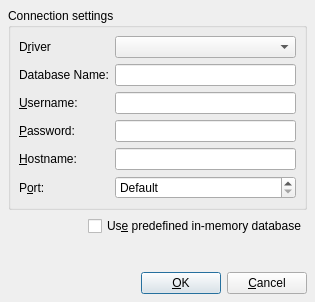
<?xml version="1.0" encoding="UTF-8"?>
<ui version="4.0">
 <class>QSqlConnectionDialogUi</class>
 <widget class="QDialog" name="QSqlConnectionDialogUi">
  <property name="geometry">
   <rect>
    <x>0</x>
    <y>0</y>
    <width>315</width>
    <height>302</height>
   </rect>
  </property>
  <property name="windowTitle">
   <string>Connect...</string>
  </property>
  <layout class="QVBoxLayout">
   <property name="spacing">
    <number>6</number>
   </property>
   <property name="leftMargin">
    <number>8</number>
   </property>
   <property name="topMargin">
    <number>8</number>
   </property>
   <property name="rightMargin">
    <number>8</number>
   </property>
   <property name="bottomMargin">
    <number>8</number>
   </property>
   <item>
    <widget class="QGroupBox" name="connGroupBox">
     <property name="title">
      <string>Connection settings</string>
     </property>
     <layout class="QGridLayout">
      <property name="leftMargin">
       <number>8</number>
      </property>
      <property name="topMargin">
       <number>8</number>
      </property>
      <property name="rightMargin">
       <number>8</number>
      </property>
      <property name="bottomMargin">
       <number>8</number>
      </property>
      <property name="spacing">
       <number>6</number>
      </property>
      <item row="0" column="1">
       <widget class="QComboBox" name="comboDriver"/>
      </item>
      <item row="2" column="0">
       <widget class="QLabel" name="textLabel4">
        <property name="text">
         <string>&amp;Username:</string>
        </property>
        <property name="buddy">
         <cstring>editUsername</cstring>
        </property>
       </widget>
      </item>
      <item row="0" column="0">
       <widget class="QLabel" name="textLabel2">
        <property name="text">
         <string>D&amp;river</string>
        </property>
        <property name="buddy">
         <cstring>comboDriver</cstring>
        </property>
       </widget>
      </item>
      <item row="1" column="1">
       <widget class="QLineEdit" name="editDatabase"/>
      </item>
      <item row="5" column="1">
       <widget class="QSpinBox" name="portSpinBox">
        <property name="specialValueText">
         <string>Default</string>
        </property>
        <property name="minimum">
         <number>-1</number>
        </property>
        <property name="maximum">
         <number>65535</number>
        </property>
        <property name="value">
         <number>-1</number>
        </property>
       </widget>
      </item>
      <item row="1" column="0">
       <widget class="QLabel" name="textLabel3">
        <property name="text">
         <string>Database Name:</string>
        </property>
        <property name="buddy">
         <cstring>editDatabase</cstring>
        </property>
       </widget>
      </item>
      <item row="3" column="1">
       <widget class="QLineEdit" name="editPassword">
        <property name="echoMode">
         <enum>QLineEdit::Password</enum>
        </property>
       </widget>
      </item>
      <item row="2" column="1">
       <widget class="QLineEdit" name="editUsername"/>
      </item>
      <item row="4" column="1">
       <widget class="QLineEdit" name="editHostname"/>
      </item>
      <item row="4" column="0">
       <widget class="QLabel" name="textLabel5">
        <property name="text">
         <string>&amp;Hostname:</string>
        </property>
        <property name="buddy">
         <cstring>editHostname</cstring>
        </property>
       </widget>
      </item>
      <item row="5" column="0">
       <widget class="QLabel" name="textLabel5_2">
        <property name="text">
         <string>P&amp;ort:</string>
        </property>
        <property name="buddy">
         <cstring>portSpinBox</cstring>
        </property>
       </widget>
      </item>
      <item row="3" column="0">
       <widget class="QLabel" name="textLabel4_2">
        <property name="text">
         <string>&amp;Password:</string>
        </property>
        <property name="buddy">
         <cstring>editPassword</cstring>
        </property>
       </widget>
      </item>
     </layout>
    </widget>
   </item>
   <item>
    <layout class="QHBoxLayout">
     <property name="spacing">
      <number>6</number>
     </property>
     <property name="leftMargin">
      <number>0</number>
     </property>
     <property name="topMargin">
      <number>0</number>
     </property>
     <property name="rightMargin">
      <number>0</number>
     </property>
     <property name="bottomMargin">
      <number>0</number>
     </property>
     <item>
      <spacer>
       <property name="orientation">
        <enum>Qt::Horizontal</enum>
       </property>
       <property name="sizeHint" stdset="0">
        <size>
         <width>40</width>
         <height>20</height>
        </size>
       </property>
      </spacer>
     </item>
     <item>
      <widget class="QCheckBox" name="dbCheckBox">
       <property name="text">
        <string>Us&amp;e predefined in-memory database</string>
       </property>
      </widget>
     </item>
    </layout>
   </item>
   <item>
    <spacer name="verticalSpacer">
     <property name="orientation">
      <enum>Qt::Vertical</enum>
     </property>
     <property name="sizeHint" stdset="0">
      <size>
       <width>20</width>
       <height>40</height>
      </size>
     </property>
    </spacer>
   </item>
   <item>
    <layout class="QHBoxLayout">
     <property name="spacing">
      <number>6</number>
     </property>
     <property name="leftMargin">
      <number>0</number>
     </property>
     <property name="topMargin">
      <number>0</number>
     </property>
     <property name="rightMargin">
      <number>0</number>
     </property>
     <property name="bottomMargin">
      <number>0</number>
     </property>
     <item>
      <spacer>
       <property name="orientation">
        <enum>Qt::Horizontal</enum>
       </property>
       <property name="sizeType">
        <enum>QSizePolicy::Expanding</enum>
       </property>
       <property name="sizeHint" stdset="0">
        <size>
         <width>20</width>
         <height>20</height>
        </size>
       </property>
      </spacer>
     </item>
     <item>
      <widget class="QPushButton" name="okButton">
       <property name="text">
        <string>&amp;OK</string>
       </property>
       <property name="default">
        <bool>true</bool>
       </property>
      </widget>
     </item>
     <item>
      <widget class="QPushButton" name="cancelButton">
       <property name="text">
        <string>&amp;Cancel</string>
       </property>
      </widget>
     </item>
    </layout>
   </item>
   <item>
    <layout class="QVBoxLayout" name="toolbarLayout">
     <property name="spacing">
      <number>0</number>
     </property>
    </layout>
   </item>
  </layout>
 </widget>
 <tabstops>
  <tabstop>comboDriver</tabstop>
  <tabstop>editDatabase</tabstop>
  <tabstop>editUsername</tabstop>
  <tabstop>editPassword</tabstop>
  <tabstop>editHostname</tabstop>
  <tabstop>portSpinBox</tabstop>
  <tabstop>dbCheckBox</tabstop>
  <tabstop>okButton</tabstop>
  <tabstop>cancelButton</tabstop>
 </tabstops>
 <resources/>
 <connections/>
</ui>
